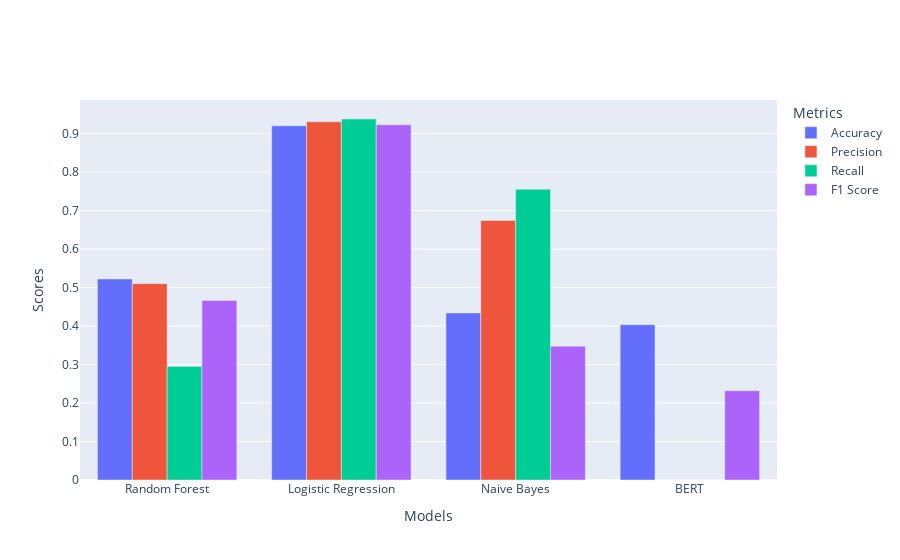

The cell this chart's notebook holds for it:
### Code cell
import plotly.graph_objects as go

# Model performance metrics
models = ["Random Forest", "Logistic Regression", "Naive Bayes", "BERT"]
accuracy = [0.5223, 0.9203, 0.4341, 0.4035]
precision = [0.5101, 0.9306, 0.6742, 0.0]
recall = [0.2951, 0.9379, 0.7553, 0.0]
f1_score = [0.4664, 0.9229, 0.3476, 0.2320]

# Create subplots
fig = go.Figure(data=[
    go.Bar(name='Accuracy', x=models, y=accuracy),
    go.Bar(name='Precision', x=models, y=precision),
    go.Bar(name='Recall', x=models, y=recall),
    go.Bar(name='F1 Score', x=models, y=f1_score)
])

# Change the bar mode
fig.update_layout(barmode='group',
                  xaxis_title='Models',
                  yaxis_title='Scores',
                  legend_title='Metrics')

fig.show()

### Figure 1 — Plotly figure (JSON) as saved in the notebook; plotly's stock layout.template omitted (floating-point values rounded to 4 significant figures)
{"data": [{"name": "Accuracy", "type": "bar", "x": ["Random Forest", "Logistic Regression", "Naive Bayes", "BERT"], "y": [0.5223, 0.9203, 0.4341, 0.4035]}, {"name": "Precision", "type": "bar", "x": ["Random Forest", "Logistic Regression", "Naive Bayes", "BERT"], "y": [0.5101, 0.9306, 0.6742, 0]}, {"name": "Recall", "type": "bar", "x": ["Random Forest", "Logistic Regression", "Naive Bayes", "BERT"], "y": [0.2951, 0.9379, 0.7553, 0]}, {"name": "F1 Score", "type": "bar", "x": ["Random Forest", "Logistic Regression", "Naive Bayes", "BERT"], "y": [0.4664, 0.9229, 0.3476, 0.232]}], "layout": {"autosize": true, "barmode": "group", "legend": {"title": {"text": "Metrics"}}, "xaxis": {"autorange": true, "range": [-0.5, 3.5], "title": {"text": "Models"}, "type": "category"}, "yaxis": {"autorange": true, "range": [0, 0.9873], "title": {"text": "Scores"}, "type": "linear"}}}
